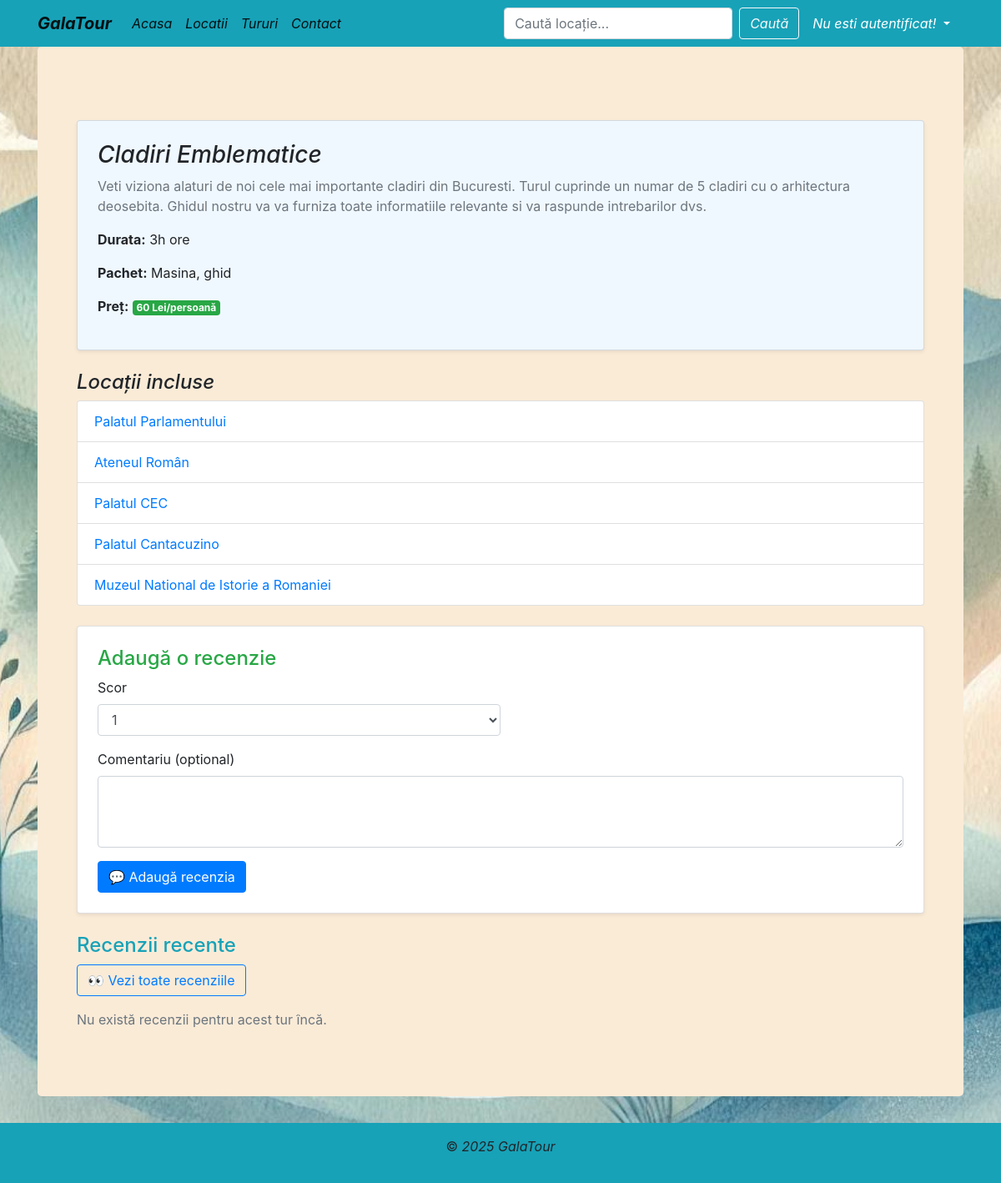
/tururi/2/, run on an earlier commit of the app's database.
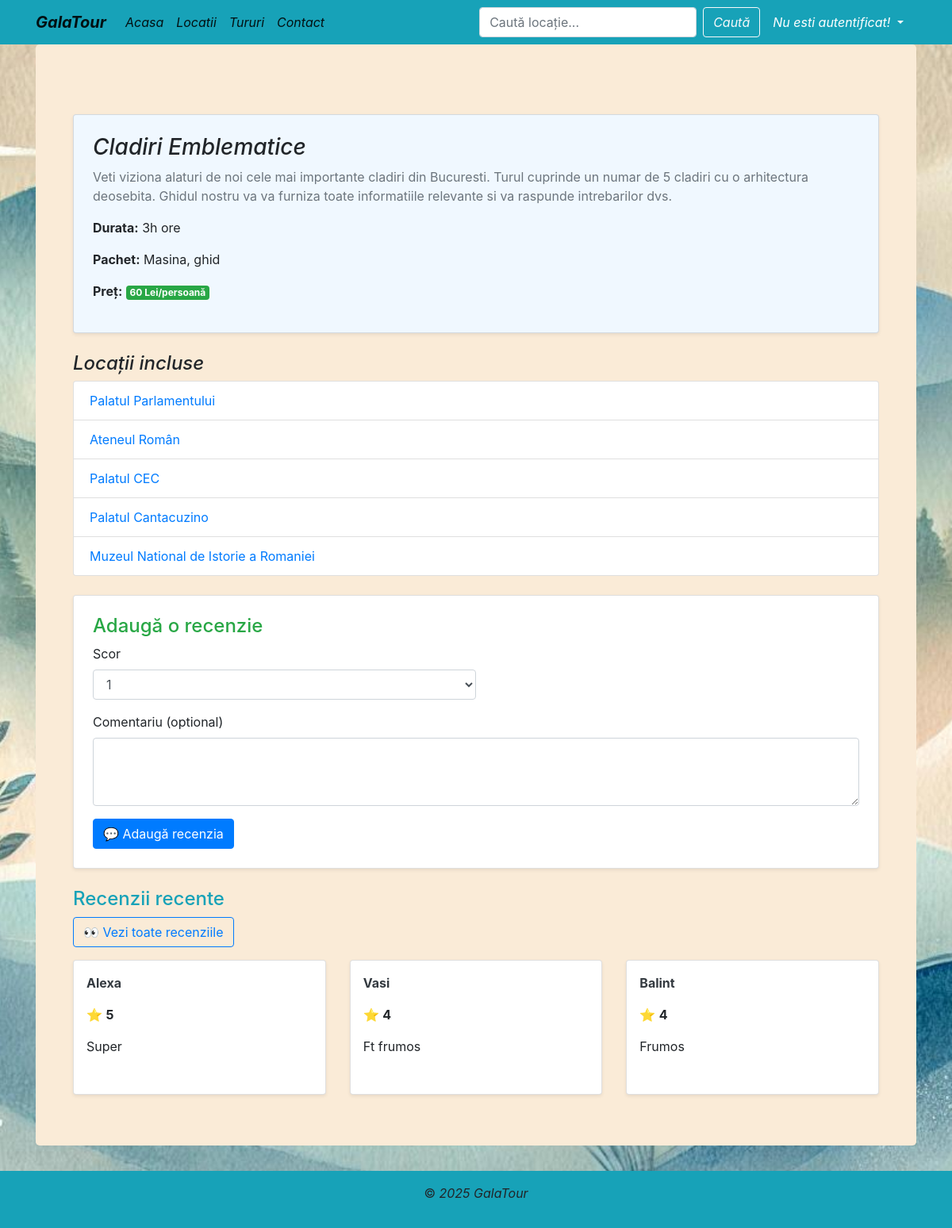
And on a later commit of the database.
### locatii/models.py (models this page shows, shortened)
class Locatie(models.Model):
    class Meta:
        verbose_name_plural = 'Locatii'
    nume = CharField(max_length=128)
    descriere = TextField(blank=True, null=True)
    oras = ForeignKey(Oras, on_delete=CASCADE, related_name='locatii')
    judet = ForeignKey(Judet, on_delete=CASCADE, related_name='locatii')
    imagine_locatie = ImageField(upload_to='imagini', blank=True, null=True)

class Recenzie(models.Model):
    class Meta:
        verbose_name_plural = 'Recenzii'
    scor = IntegerField()
    comentariu = CharField(max_length=250, blank=True, null=True)
    tur = ForeignKey(Tur, on_delete=CASCADE, related_name='recenzii')
    user = ForeignKey(User, on_delete=CASCADE, related_name='recenzii')
    creata = DateTimeField(auto_now_add=True)

### locatii/views.py (the view)
# urls.py: path('tururi/<int:tur_id>/', views.detalii_tur, name='detalii_tur'),
def detalii_tur(request, tur_id):
    tur = get_object_or_404(Tur, id=tur_id)
    locatii = tur.locatii.all()
    recenzii = Recenzie.objects.filter(tur=tur).order_by('-id')[:3]
    user_deja_recenzat = False
    if request.user.is_authenticated:
        user_deja_recenzat = Recenzie.objects.filter(tur=tur, user=request.user).exists()
    return render(request, 'detalii_tur.html', {
        'tur': tur,
        'locatii': locatii,
        'user_deja_recenzat': user_deja_recenzat,
        'recenzii': recenzii
    })

### locatii/templates/detalii_tur.html (shortened to what this page needs)
<!DOCTYPE html>
<html lang="en">
<head>
</head>
<body>
    {% extends 'base.html' %}
    {% block content %}
    <div class="container mt-4">
    <div class="card shadow-sm p-4" style="background-color: aliceblue">
        <h3><i>{{ tur.nume }}</i></h3>
        <p class="text-muted">{{ tur.descriere }}</p>
        <p><strong>Durata:</strong> {{ tur.durata }} ore</p>
        <p><strong>Pachet:</strong> {{ tur.pachet }}</p>
        <p><strong>Preț:</strong> <span class="badge badge-success">{{ tur.pret }} Lei/persoană</span></p>
    </div>
    </div>
    <div class="container mt-4">
        <h4><i>Locații incluse</i></h4>
    <ul class="list-group">
        {% for locatie in locatii %}
            <li class="list-group-item">
                <a href="{% url 'detalii_locatie' locatie.id %}" class="text-primary ">
                    {{ locatie.nume }}
                </a>
            </li>
        {% endfor %}
    </ul>
</div>
    {% if not user_deja_recenzat %}
    <div class="container mt-4">
        <div class="card p-4 shadow-sm">
            <h4 class="text-success">Adaugă o recenzie</h4>
            <form method="post" action="{% url 'adauga_recenzie' tur.id %}">
                <div class="form-group">
                    <label for="scor">Scor</label>
                    <select id="scor" name="scor" class="form-control w-50">
                        {% for i in "12345" %}
                            <option value="{{ i }}">{{ i }}</option>
                        {% endfor %}
                    </select>
                </div>
                <div class="form-group">
                    <label for="comentariu">Comentariu (optional)</label>
                    <textarea id="comentariu" name="comentariu" class="form-control" rows="3"></textarea>
                </div>
                <button type="submit" class="btn btn-primary">💬 Adaugă recenzia</button>
            </form>
        </div>
    </div>
{% endif %}
<div class="container mt-4">
    <h4 class="text-info">Recenzii recente</h4>
    <a href="{% url 'afiseaza_recenzii' tur.id %}" class="btn btn-outline-primary mb-3">👀 Vezi toate recenziile</a>
    {% if recenzii %}
        <div class="row">
            {% for recenzie in recenzii %}
                <div class="col-md-4 col-sm-6">
                    <div class="card p-3 mb-3 shadow-sm h-100">
                        <p class="font-weight-bold text-dark">{{ recenzie.user.username }}</p>
                        <p>⭐ <strong>{{ recenzie.scor }}</strong></p>
                        <p>{{ recenzie.comentariu }}</p>
                    </div>
                </div>
            {% endfor %}
        </div>
    {% else %}
        <p class="text-muted">Nu există recenzii pentru acest tur încă.</p>
    {% endif %}
</div>
    {% endblock %}

What changed in the data, as far as the page shows it:
added Recenzie: user.username "Alexa", scor "5", comentariu "Super"
added Recenzie: user.username "Vasi", scor "4", comentariu "Ft frumos"
added Recenzie: user.username "Balint", scor "4", comentariu "Frumos"
Also different on the page:
text no longer shown: "Nu există recenzii pentru acest tur încă."
